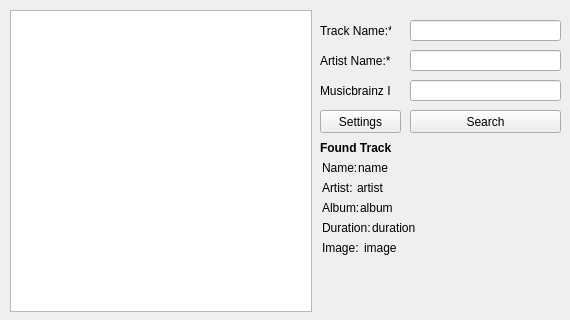
<?xml version="1.0" encoding="UTF-8"?>
<ui version="4.0">
 <class>MainWindow</class>
 <widget class="QMainWindow" name="MainWindow">
  <property name="geometry">
   <rect>
    <x>0</x>
    <y>0</y>
    <width>570</width>
    <height>320</height>
   </rect>
  </property>
  <property name="sizePolicy">
   <sizepolicy hsizetype="Fixed" vsizetype="Fixed">
    <horstretch>0</horstretch>
    <verstretch>0</verstretch>
   </sizepolicy>
  </property>
  <property name="minimumSize">
   <size>
    <width>570</width>
    <height>320</height>
   </size>
  </property>
  <property name="maximumSize">
   <size>
    <width>570</width>
    <height>320</height>
   </size>
  </property>
  <property name="windowTitle">
   <string>Last FM Searcher</string>
  </property>
  <property name="layoutDirection">
   <enum>Qt::RightToLeft</enum>
  </property>
  <widget class="QWidget" name="centralwidget">
   <widget class="QGraphicsView" name="album">
    <property name="geometry">
     <rect>
      <x>10</x>
      <y>10</y>
      <width>302</width>
      <height>302</height>
     </rect>
    </property>
    <property name="sizePolicy">
     <sizepolicy hsizetype="Fixed" vsizetype="Fixed">
      <horstretch>0</horstretch>
      <verstretch>0</verstretch>
     </sizepolicy>
    </property>
    <property name="frameShape">
     <enum>QFrame::StyledPanel</enum>
    </property>
    <property name="frameShadow">
     <enum>QFrame::Plain</enum>
    </property>
    <property name="verticalScrollBarPolicy">
     <enum>Qt::ScrollBarAlwaysOff</enum>
    </property>
    <property name="horizontalScrollBarPolicy">
     <enum>Qt::ScrollBarAlwaysOff</enum>
    </property>
   </widget>
   <widget class="QLabel" name="label">
    <property name="geometry">
     <rect>
      <x>320</x>
      <y>20</y>
      <width>71</width>
      <height>21</height>
     </rect>
    </property>
    <property name="text">
     <string>Track Name:*</string>
    </property>
   </widget>
   <widget class="QLineEdit" name="track">
    <property name="geometry">
     <rect>
      <x>410</x>
      <y>20</y>
      <width>151</width>
      <height>21</height>
     </rect>
    </property>
   </widget>
   <widget class="QLabel" name="label_2">
    <property name="geometry">
     <rect>
      <x>320</x>
      <y>50</y>
      <width>71</width>
      <height>21</height>
     </rect>
    </property>
    <property name="text">
     <string>Artist Name:*</string>
    </property>
   </widget>
   <widget class="QLineEdit" name="artist">
    <property name="geometry">
     <rect>
      <x>410</x>
      <y>50</y>
      <width>151</width>
      <height>21</height>
     </rect>
    </property>
   </widget>
   <widget class="QLabel" name="label_3">
    <property name="geometry">
     <rect>
      <x>320</x>
      <y>80</y>
      <width>71</width>
      <height>21</height>
     </rect>
    </property>
    <property name="text">
     <string>Musicbrainz ID:</string>
    </property>
   </widget>
   <widget class="QLineEdit" name="mbid">
    <property name="geometry">
     <rect>
      <x>410</x>
      <y>80</y>
      <width>151</width>
      <height>21</height>
     </rect>
    </property>
   </widget>
   <widget class="QPushButton" name="search_button">
    <property name="geometry">
     <rect>
      <x>410</x>
      <y>110</y>
      <width>151</width>
      <height>23</height>
     </rect>
    </property>
    <property name="text">
     <string>Search</string>
    </property>
   </widget>
   <widget class="QWidget" name="info" native="true">
    <property name="enabled">
     <bool>true</bool>
    </property>
    <property name="geometry">
     <rect>
      <x>320</x>
      <y>140</y>
      <width>241</width>
      <height>171</height>
     </rect>
    </property>
    <widget class="QLabel" name="found_label">
     <property name="geometry">
      <rect>
       <x>0</x>
       <y>0</y>
       <width>131</width>
       <height>16</height>
      </rect>
     </property>
     <property name="font">
      <font>
       <weight>75</weight>
       <bold>true</bold>
      </font>
     </property>
     <property name="text">
      <string>Found Track</string>
     </property>
    </widget>
    <widget class="QWidget" name="info_detail" native="true">
     <property name="geometry">
      <rect>
       <x>0</x>
       <y>20</y>
       <width>241</width>
       <height>151</height>
      </rect>
     </property>
     <widget class="QLabel" name="album_label">
      <property name="geometry">
       <rect>
        <x>40</x>
        <y>40</y>
        <width>201</width>
        <height>16</height>
       </rect>
      </property>
      <property name="text">
       <string>album</string>
      </property>
      <property name="openExternalLinks">
       <bool>true</bool>
      </property>
      <property name="textInteractionFlags">
       <set>Qt::TextBrowserInteraction</set>
      </property>
     </widget>
     <widget class="QLabel" name="label_9">
      <property name="geometry">
       <rect>
        <x>2</x>
        <y>80</y>
        <width>51</width>
        <height>16</height>
       </rect>
      </property>
      <property name="text">
       <string>Image:</string>
      </property>
     </widget>
     <widget class="QLabel" name="label_8">
      <property name="geometry">
       <rect>
        <x>2</x>
        <y>60</y>
        <width>51</width>
        <height>16</height>
       </rect>
      </property>
      <property name="text">
       <string>Duration:</string>
      </property>
     </widget>
     <widget class="QLabel" name="label_6">
      <property name="geometry">
       <rect>
        <x>2</x>
        <y>20</y>
        <width>41</width>
        <height>16</height>
       </rect>
      </property>
      <property name="text">
       <string>Artist:</string>
      </property>
     </widget>
     <widget class="QLabel" name="duration_label">
      <property name="geometry">
       <rect>
        <x>52</x>
        <y>60</y>
        <width>181</width>
        <height>16</height>
       </rect>
      </property>
      <property name="text">
       <string>duration</string>
      </property>
     </widget>
     <widget class="QLabel" name="image_label">
      <property name="geometry">
       <rect>
        <x>44</x>
        <y>80</y>
        <width>191</width>
        <height>16</height>
       </rect>
      </property>
      <property name="text">
       <string>image</string>
      </property>
      <property name="openExternalLinks">
       <bool>true</bool>
      </property>
      <property name="textInteractionFlags">
       <set>Qt::TextBrowserInteraction</set>
      </property>
     </widget>
     <widget class="QLabel" name="label_5">
      <property name="geometry">
       <rect>
        <x>2</x>
        <y>0</y>
        <width>41</width>
        <height>16</height>
       </rect>
      </property>
      <property name="text">
       <string>Name:</string>
      </property>
     </widget>
     <widget class="QLabel" name="artist_label">
      <property name="geometry">
       <rect>
        <x>37</x>
        <y>20</y>
        <width>201</width>
        <height>16</height>
       </rect>
      </property>
      <property name="text">
       <string>artist</string>
      </property>
      <property name="openExternalLinks">
       <bool>true</bool>
      </property>
      <property name="textInteractionFlags">
       <set>Qt::TextBrowserInteraction</set>
      </property>
     </widget>
     <widget class="QLabel" name="name_label">
      <property name="geometry">
       <rect>
        <x>38</x>
        <y>0</y>
        <width>201</width>
        <height>16</height>
       </rect>
      </property>
      <property name="text">
       <string>name</string>
      </property>
      <property name="openExternalLinks">
       <bool>true</bool>
      </property>
      <property name="textInteractionFlags">
       <set>Qt::TextBrowserInteraction</set>
      </property>
     </widget>
     <widget class="QLabel" name="label_7">
      <property name="geometry">
       <rect>
        <x>2</x>
        <y>40</y>
        <width>41</width>
        <height>16</height>
       </rect>
      </property>
      <property name="text">
       <string>Album:</string>
      </property>
     </widget>
    </widget>
   </widget>
   <widget class="QPushButton" name="settings_button">
    <property name="geometry">
     <rect>
      <x>320</x>
      <y>110</y>
      <width>81</width>
      <height>23</height>
     </rect>
    </property>
    <property name="text">
     <string>Settings</string>
    </property>
   </widget>
  </widget>
 </widget>
 <resources/>
 <connections/>
</ui>
